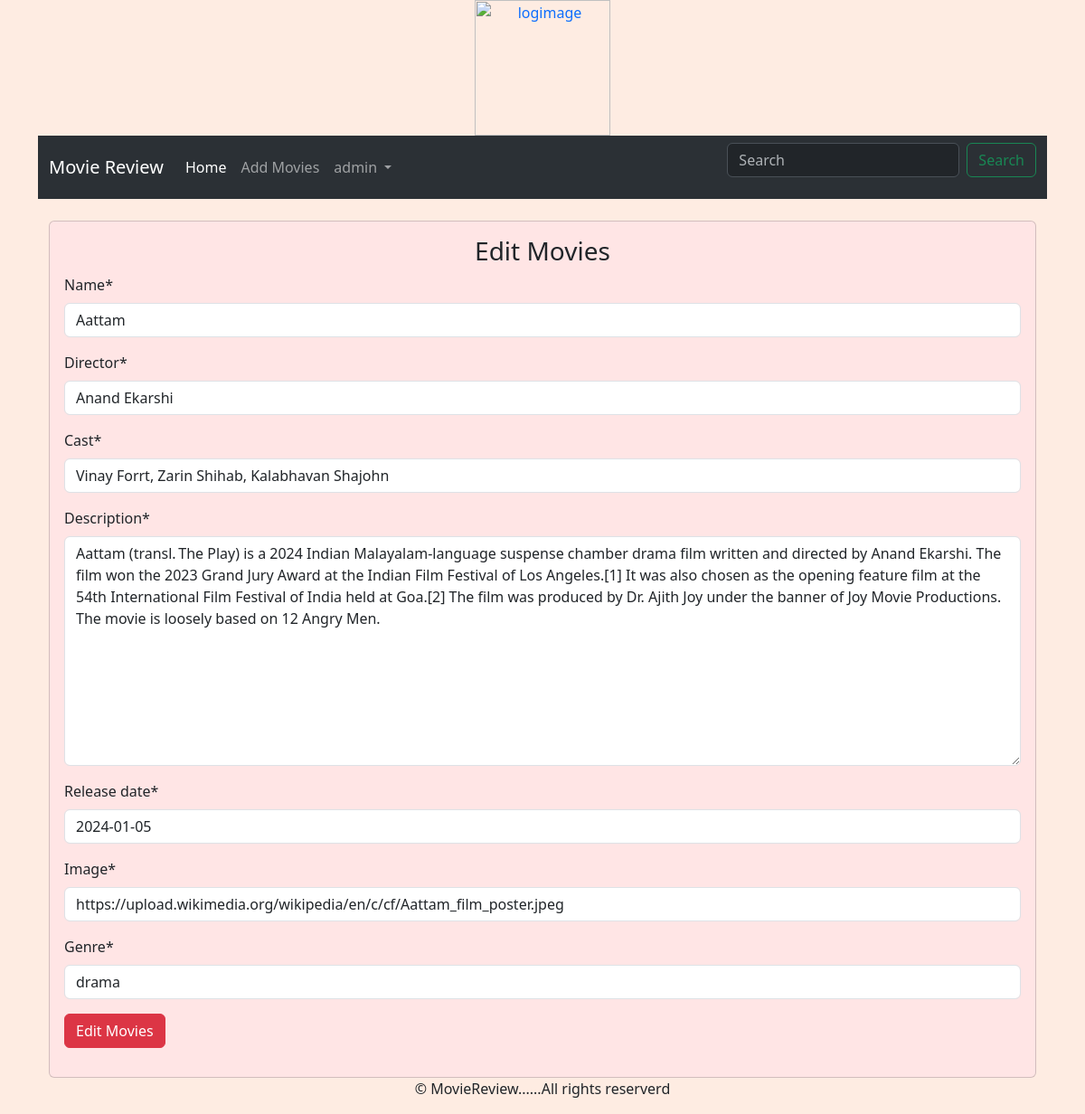
Page /editmovies/1/ (signed in) on the committed database.
### movieapp/models.py (models this page shows, shortened)
class Movie(models.Model):
    name=models.CharField(max_length=250)
    director= models.CharField(max_length=250)
    cast=models.CharField(max_length=800)
    description=models.TextField(max_length=3000)
    release_date=models.DateField()
    averageRating=models.FloatField(default=0)
    image=models.URLField(default=None,null=True)
    genre = models.CharField(max_length=200, default='Drama')
    user = models.ForeignKey(User, on_delete=models.CASCADE)

### movieapp/views.py (the view)
# urls.py: path('editmovies/<int:id>/', views.edit_movies, name="edit_movies"),
def edit_movies(request,id):
    if request.user.is_authenticated:
            movie=Movie.objects.get(id=id)
            if request.method=="POST":
                form=MovieForm(request.POST or None, instance=movie)
                if form.is_valid():
                    date=form.save(commit=False)
                    date.save()
                    return redirect("movieapp:detail", id)
            else:
                form=MovieForm(instance=movie)
            return render(request,'addmovies.html',{"form":form, "controller":"Edit Movies"})
    return redirect("credentials:login")

### movieapp/forms.py
class MovieForm(forms.ModelForm):
    class Meta:
        model = Movie
        fields=('name', 'director', 'cast', 'description', 'release_date', 'image','genre')

### templates/addmovies.html (shortened to what this page needs)
{% extends 'base.html' %}
{% load crispy_forms_tags %}
{% load static %}
{% block content %}
<div class="container">
    <br>
    <div class="card" style="background-color:FFE5E5;">
        <div class="card-body">
            <h3 class="text-center">{{controller}}</h3>
            <form action="" method="POST" >
                {{ form|crispy}}
                <input type="submit" value="{{controller}}" class="btn btn-danger">
            </form>
        </div>
    </div>
</div>
{% endblock %}

### templates/base.html (shortened to what this page needs)
{% load static %}
<html lang="en">
<head>
    <link href="{% static 'css/bootstrap.min.css' %}" rel="stylesheet">
</head>
<body style="background:#FEECE2">
    <div class="container">
        {% include 'header.html' %}
        <div>
            {% include 'nav.html' %}
        </div>
        {% block content %}
        {% endblock %}
    </div>
    {% include 'footer.html' %}
</body>
</html>

### templates/header.html
{% load static %}
<header>
    <center>
        <a href="{% url 'movieapp:home' %}"><img src="{% static 'img/logo.png' %}" alt="logimage" width=150px; height=150px;></a>
    </center>
</header>

### templates/nav.html (shortened to what this page needs)
<nav class="navbar navbar-expand-lg  bg-body-tertiary" data-bs-theme="dark">
  <div class="container-fluid">
    <a class="navbar-brand" href="{% url 'movieapp:home' %}">Movie Review</a>
    <div class="collapse navbar-collapse" id="navbarSupportedContent">
      <ul class="navbar-nav me-auto mb-2 mb-lg-0">
        <li class="nav-item">
          <a class="nav-link active" aria-current="page" href="{% url 'movieapp:home' %}">Home</a>
        </li>
        <li class="nav-item">
          <a class="nav-link" href="{% url 'movieapp:add_movies' %}">Add Movies</a>
        </li>
         {% if user.is_authenticated %}
            <li class="nav-item dropdown">
              <a class="nav-link dropdown-toggle" href="#" role="button" data-bs-toggle="dropdown" aria-expanded="false">
                {{user.username}}
              </a>
            </li>
         {% else %}
            <li class="nav-item">
            <a class="nav-link" href="{% url 'credentials:register' %}">Register</a>
            <li class="nav-item">
            <a class="nav-link" href="{% url 'credentials:login' %}">Login</a>
         {% endif %}
        </ul>
      <form class="d-flex" role="search" action="{% url 'movieapp:home' %}" method ="GET">
        <input class="form-control me-2" type="search" placeholder="Search" aria-label="Search" name="q">
        <button class="btn btn-outline-success" type="submit">Search</button>
      </form>
    </div>
  </div>
</nav>

### templates/footer.html
<div class="footer navbar-fixed-bottom my_footer">
    <center>
            <p class="text-center">&copy; MovieReview......All rights reserverd</p>
    </center>
</div>

### rows in the picture
Movie: name "Aattam", director "Anand Ekarshi", cast "Vinay Forrt, Zarin Shihab, Kalabhavan Shajohn", description "Aattam (transl. The Play) is a 2024 Indian Malayalam-language suspense chamber drama film written and directed by Anand Ekarshi. The film won the 2023 Grand Jury Award at the Indian Film Festival of Los Angeles.[1] It was also chosen as the opening feature film at the 54th International Film Festival of India held at Goa.[2] The film was produced by Dr. Ajith Joy under the banner of Joy Movie Productions. The movie is loosely based on 12 Angry Men.", release_date "2024-01-05", image "https://upload.wikimedia.org/wikipedia/en/c/cf/Aattam_film_poster.jpeg", genre "drama"

### other values in the picture
{{ user.username }} "admin"
{{ controller }} "Edit Movies"
